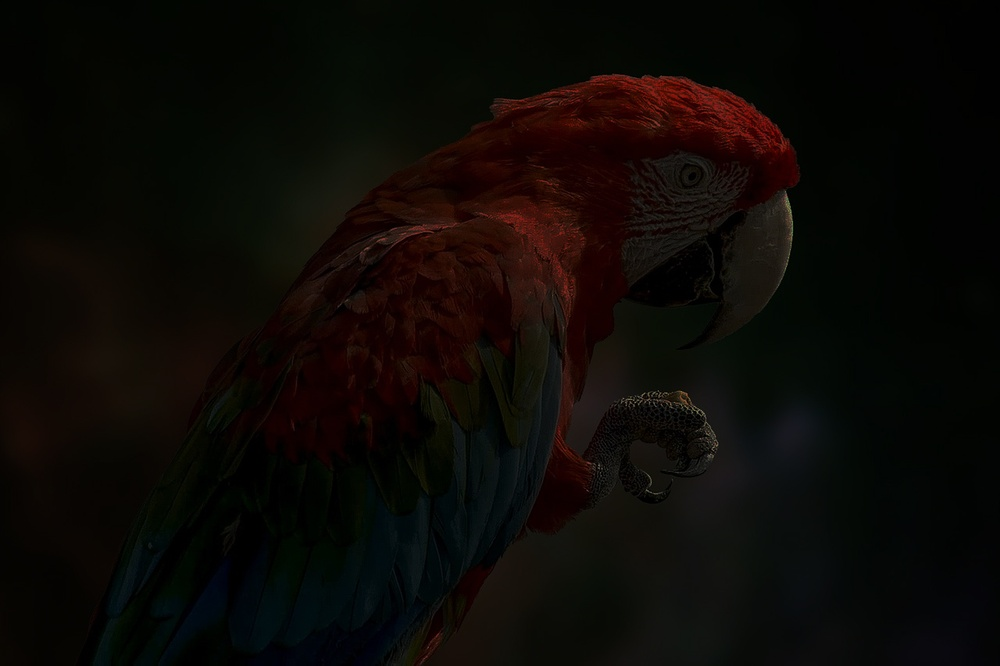
#> input picture parrot.jpg, 1000 x 666 px, shrunk from 1280 x 853 before the run
$ jupyter execute 'Ex -3.ipynb'
#> lines starting #> are read from the running program, lines starting #| are printed output that depends on the picture
# Experiment 3:Histogram Equalization Using OpenCV(Grayscale & Color Images)
# Name : DHARANYA N
# REG NO: 212223230044

[cell 1]
import cv2
from matplotlib import pyplot as plt

[cell 2]
# Load the color image
image = cv2.imread('parrot.jpg')
#> image is the input picture: shape (666, 1000, 3); mean B, G, R 5.7, 9.1, 12.4

[cell 3]
# Convert the image to grayscale
gray_image = cv2.cvtColor(image, cv2.COLOR_BGR2GRAY)
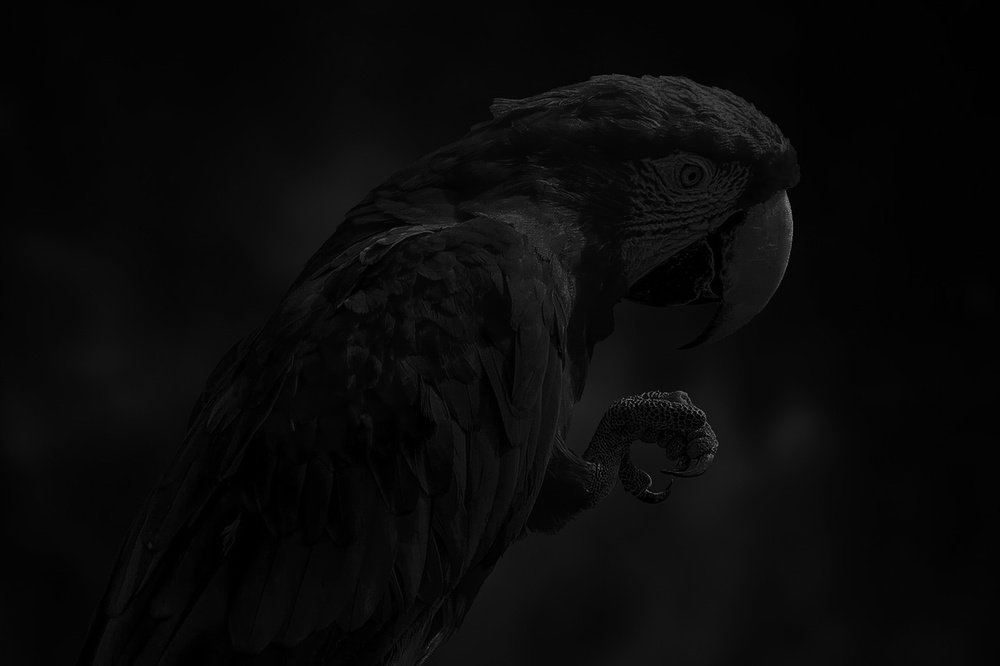
#> gray_image: shape (666, 1000); min 0, max 144, mean 9.7

[cell 4]
plt.imshow(gray_image, cmap='gray')
plt.title('Original Grayscale Image')
plt.axis('off')

[cell 5]
hist_original = cv2.calcHist([gray_image], [0], None, [256], [0, 256])
#> hist_original = 256 values, max 73951 at index 4, min 0 at index 118, mean 2601.6

[cell 6]
plt.plot(hist_original, color='black')
plt.title('Original Histogram')
plt.xlim([0, 256])
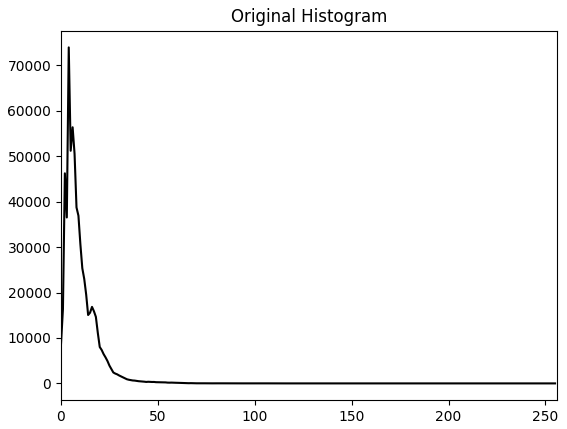
#> figure drawn by matplotlib, 1 panel; curve peaks at x = 4, y = 73951

[cell 7]
# Apply histogram equalization
equalized_image = cv2.equalizeHist(gray_image)
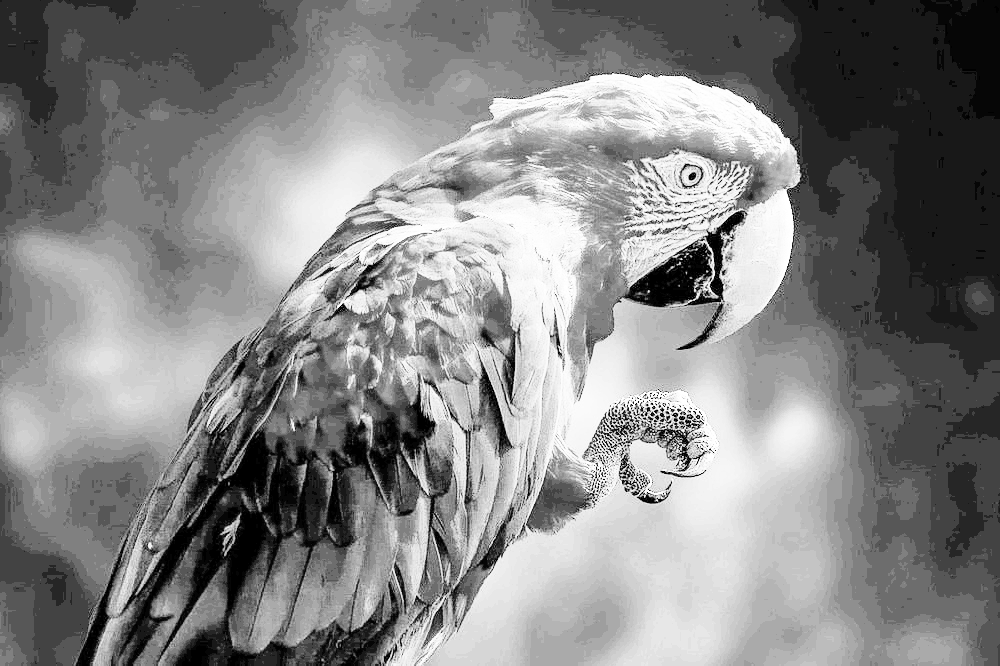
#> equalized_image: shape (666, 1000); min 0, max 255, mean 132.9

[cell 8]
plt.imshow(equalized_image, cmap='gray')
plt.title('Equalized Image')
plt.axis('off')

[cell 9]
hist_equalized = cv2.calcHist([equalized_image], [0], None, [256], [0, 256])
#> hist_equalized = 256 values, max 73951 at index 67, min 0 at index 1, mean 2601.6

[cell 10]
plt.plot(hist_equalized, color='black')
plt.title('Equalized Histogram')
plt.xlim([0, 256])
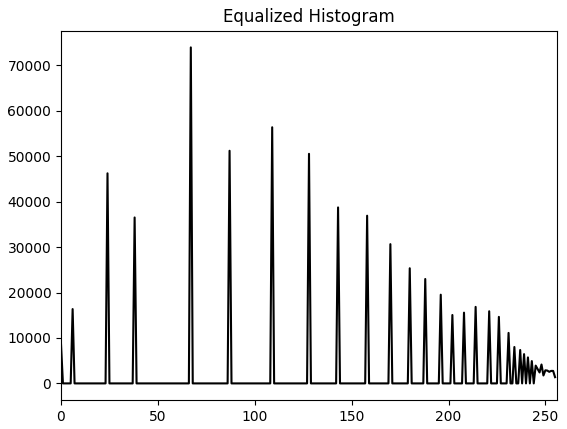
#> figure drawn by matplotlib, 1 panel; curve peaks at x = 67, y = 73951
